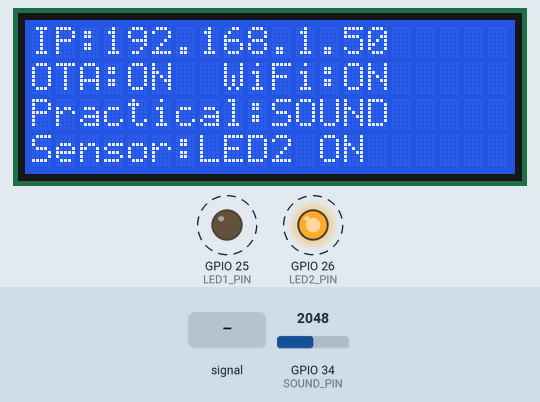
Simulated run of this sketch. Board: ESP32. On the bench: 20×4 character LCD, output pins drawn as LEDs (lit = HIGH). Dashed ring = blinking. The test bench sets the inputs (shaded band); at power-on: GPIO 34 (SOUND_PIN) = 2048. WiFi joins after 1.5 s; servers stay silent unless stated.

Above: at 2.7 s.
2.8 s: GPIO 34 (SOUND_PIN) set to 1826
5.8 s: GPIO 34 (SOUND_PIN) set to 1731
At 7.7 s:
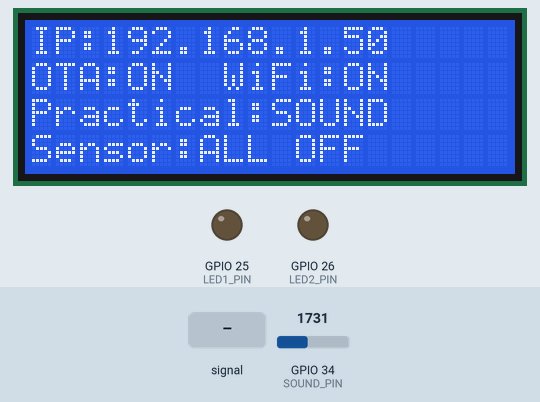
8.1 s: GPIO 34 (SOUND_PIN) fed a 200 Hz sine of ±327 counts around its level
At 11.0 s:
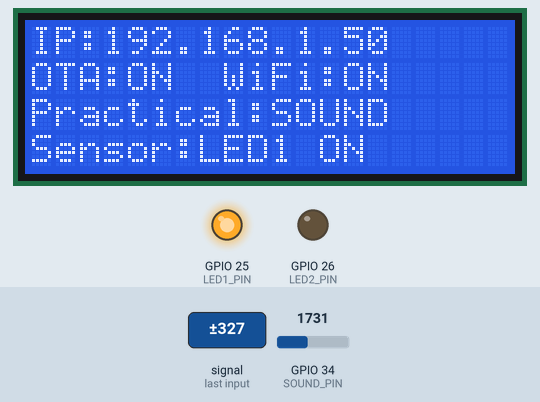
11.1 s: GPIO 34 (SOUND_PIN) set to 1228
At 11.8 s:
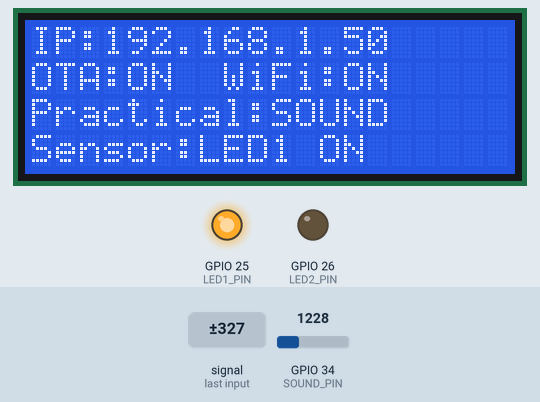
12.6 s: GPIO 34 (SOUND_PIN) fed a 1000 Hz sine of ±1023 counts around its level
At 14.44 s:
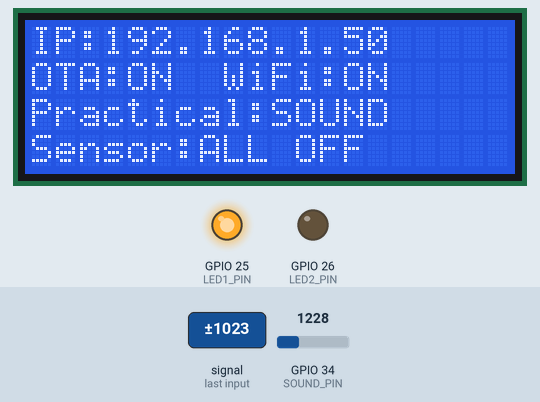
15.6 s: GPIO 34 (SOUND_PIN) fed a 2 Hz sine of ±1228 counts around its level
Timing chart, 0 to 19.6 s (numbered marks = the images above; inputs shaded):
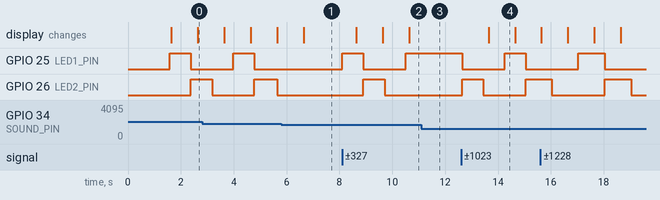

Measured:
- the behaviour switches between 1801 and 1800 on GPIO 34 (SOUND_PIN) (found by bisection; images 0 and 1)
- after the input at 5.8 s, GPIO 25 (LED1_PIN): stays LOW (without the input it goes to HIGH after 0.64 s); GPIO 26 (LED2_PIN): stays LOW (without the input it goes to HIGH after 1.4 s); the display: changes after 0.84 s (image 1)
- after the input at 8.1 s, GPIO 25 (LED1_PIN): LOW → HIGH at once, → LOW 0.80 s later, → HIGH 1.6 s later; GPIO 26 (LED2_PIN): LOW → HIGH after 0.80 s, → LOW 0.80 s later; the display: changes after 0.54 s (image 2)
- after the input at 11.1 s, GPIO 25 (LED1_PIN): stays HIGH (without the input it goes to LOW after 0.21 s); GPIO 26 (LED2_PIN): stays LOW (without the input it goes to HIGH after 0.21 s)
- after the input at 12.6 s, GPIO 25 (LED1_PIN): HIGH → LOW at once, → HIGH 1.6 s later, → LOW 0.80 s later; GPIO 26 (LED2_PIN): LOW → HIGH at once, → LOW 0.80 s later, → HIGH 1.6 s later; the display: changes after 1.0 s (image 4)
- what the display in image 4 shows lasts 1.0 s, from 13.6 s to 14.6 s

The sketch:

Sound_Sensor_+_2_LEDs_+_WiFi_+_OTA_+_LCD_+_Web_.ino
```cpp
#include <WiFi.h>
#include <ArduinoOTA.h>
#include <Wire.h>
#include <LiquidCrystal_I2C.h>
#include <WebServer.h>

/* ========= PIN ========= */
#define SDA_PIN     21
#define SCL_PIN     22
#define SOUND_PIN  34
#define LED1_PIN   25
#define LED2_PIN   26

/* ========= LCD ========= */
LiquidCrystal_I2C lcd(0x27, 20, 4);

/* ========= WIFI ========= */
const char* ssid = "Excitel_HARSHIT_2.4G";
const char* password = "dinesh480tak";

/* ========= WEB ========= */
WebServer server(80);

/* ========= VAR ========= */
bool otaEnabled = false;
unsigned long lastClapTime = 0;
int clapState = 0;              // 0=OFF, 1=LED1, 2=LED2
int soundThreshold = 1800;
String sensorStatus = "ALL OFF";

/* ========= WEB PAGE ========= */
void handleRoot() {
  String html = "<h2>ESP32 PRACTICAL STATUS</h2>";
  html += "<p><b>IP:</b> " + WiFi.localIP().toString() + "</p>";
  html += "<p><b>WiFi:</b> ";
  html += (WiFi.status() == WL_CONNECTED) ? "Connected</p>" : "Disconnected</p>";
  html += "<p><b>OTA:</b> ";
  html += otaEnabled ? "ON</p>" : "OFF</p>";
  html += "<p><b>Practical:</b> SOUND</p>";
  html += "<p><b>Sensor:</b> " + sensorStatus + "</p>";

  server.send(200, "text/html", html);
}

/* ================= SETUP ================= */
void setup() {
  Serial.begin(115200);

  pinMode(LED1_PIN, OUTPUT);
  pinMode(LED2_PIN, OUTPUT);
  digitalWrite(LED1_PIN, LOW);
  digitalWrite(LED2_PIN, LOW);

  Wire.begin(SDA_PIN, SCL_PIN);
  lcd.init();
  lcd.backlight();

  /* ---- WIFI ---- */
  WiFi.mode(WIFI_STA);
  WiFi.setSleep(false);
  WiFi.begin(ssid, password);

  lcd.setCursor(0,0);
  lcd.print("Connecting WiFi");

  while (WiFi.status() != WL_CONNECTED) {
    delay(300);
  }

  /* ---- OTA ---- */
  ArduinoOTA.setHostname("ESP32-SOUND");
  ArduinoOTA.begin();
  otaEnabled = true;

  /* ---- WEB ---- */
  server.on("/", handleRoot);
  server.begin();
}

/* ================= LOOP ================= */
void loop() {
  ArduinoOTA.handle();
  server.handleClient();

  detectClap();
  updateLCD();
}

/* ================= CLAP LOGIC ================= */
void detectClap() {
  int soundValue = analogRead(SOUND_PIN);

  if (soundValue > soundThreshold && millis() - lastClapTime > 800) {
    lastClapTime = millis();
    clapState++;
    if (clapState > 2) clapState = 0;

    updateLEDs();
  }
}

/* ================= LED UPDATE ================= */
void updateLEDs() {
  digitalWrite(LED1_PIN, LOW);
  digitalWrite(LED2_PIN, LOW);

  if (clapState == 1) {
    digitalWrite(LED1_PIN, HIGH);
    sensorStatus = "LED1 ON";
  }
  else if (clapState == 2) {
    digitalWrite(LED2_PIN, HIGH);
    sensorStatus = "LED2 ON";
  }
  else {
    sensorStatus = "ALL OFF";
  }
}

/* ================= LCD UPDATE ================= */
void updateLCD() {
  static unsigned long lastLCD = 0;
  if (millis() - lastLCD < 1000) return;
  lastLCD = millis();

  lcd.clear();

  // Row 1: IP
  lcd.setCursor(0,0);
  lcd.print("IP:");
  lcd.print(WiFi.localIP());

  // Row 2: OTA + WiFi
  lcd.setCursor(0,1);
  lcd.print("OTA:");
  lcd.print(otaEnabled ? "ON " : "OFF");
  lcd.print(" WiFi:");
  lcd.print(WiFi.status() == WL_CONNECTED ? "ON" : "OFF");

  // Row 3: Practical Name
  lcd.setCursor(0,2);
  lcd.print("Practical:SOUND");

  // Row 4: Sensor Reading
  lcd.setCursor(0,3);
  lcd.print("Sensor:");
  lcd.print(sensorStatus);
}
```
